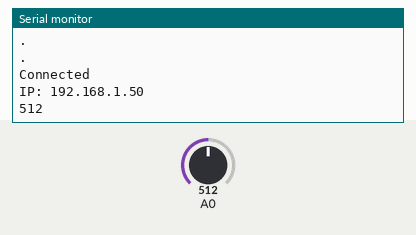
Bench run of a sketch on a simulated ESP8266 (NodeMCU). Shown: the last lines printed to the serial monitor. Inputs (shaded band) come from the test bench; at power-on: A0 = 512. WiFi joins after 1.5 s; servers stay silent unless stated.

Above: at 3.2 s.
3.3 s: A0 set to 716
At 4.7 s:
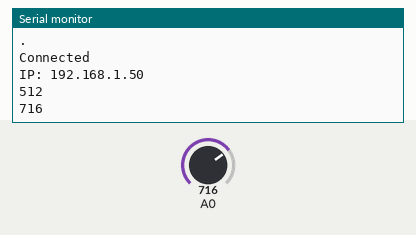
5.1 s: A0 set to 810
At 6.4 s:
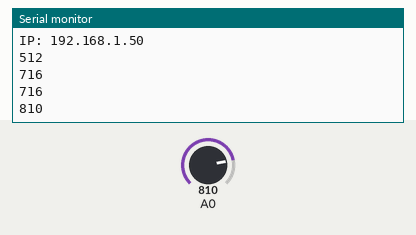
Timing chart, 0 to 8.1 s (numbered marks = the images above; inputs shaded):
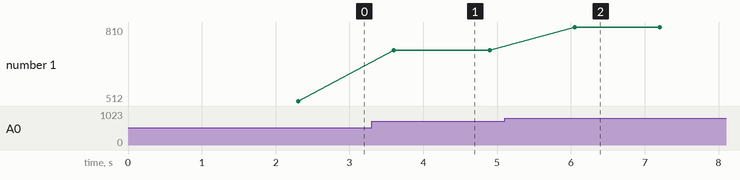

Measured:
- after the input at 3.3 s, the serial monitor: prints a new line after 0.30 s (image 1)
- after the input at 5.1 s, the serial monitor: prints a new line after 0.95 s (image 2)
- plotted number 1: 512 → 716 after the input at 3.3 s, 716 → 810 after the input at 5.1 s

The sketch:

PlasticBucket_Controller.ino
```cpp
#include<ESP8266WiFi.h>
#include<FirebaseArduino.h>
// Import Library ESP8266WiFi กับ FirebaseArduino

//User กับ Pass ของ WIFI เป็น ตัวแปร Pointer ที่เป็น Constant
const char* user = "Username ของ WiFi";
const char* pass = "Password ของ WiFi";

int counter = 0; // ตัวแปรในการนับขวดพลาสติก

//Host ของ Firebase กับ รหัสยืนยันตัวของ Firebase ซึ่งจากที่เห็นนี้เป็น ของ Project Plastic Bucket
#define Firebase_HOST "plasticbucket-cb721.firebaseio.com"
#define Firebase_AUT "wZHkaLYqMN3nTecN0t33Pe8HsANOwk2YYI5jFGig"


// Function Setup WiFi โดยการเชื่อมต่อไปยัง user กับ pass ที่ใส่ในตัวเปร const char* user and const char* pass
void setup_wifi(){

  // set user and pass ของ WIFI
  WiFi.begin(user, pass);

  //ถ้าเชื่อมไม่ติดจะทำการ show '.' ไปจนกว่าจะเชื่อมติด
  while(WiFi.status() != WL_CONNECTED){
    Serial.println(".");
    delay(1000);
  }

  //เชื่อมติด Show ข้อความ 'Connected' และ Show IP
  Serial.println("Connected");
  Serial.print("IP: ");
  Serial.println(WiFi.localIP());
}

//ตั้งค่าต่างๆของ NODEMCU WIFI มีการเรียกการ Connect
void setup() {
  Serial.begin(500000); // กำหนดความเร็วของ NodeMCU ESP8266 WiFi
  setup_wifi();
  Firebase.begin(Firebase_HOST, Firebase_AUT); // เชื่อมต่อ Firebase
}

// ส่วนตรงนี้จะเป็นการทำงานซ้ำๆเรื่อยๆ
void loop() {
  //ตั้งค่า path และ id ที่อยู่บน firebase
  String ID = "ID_01/Value";
  String path = "/NodeMCU/" + ID;


  // อ่านค่าจาก sensor มาเก็บไว้ใน sensor_value
  int sensor_value = analogRead(A0);

  // ถ้าค่าอยู่ระหว่าง 70 ถึง 800 จะถือว่าเป็นขวดพลาสติก
  if(sensor_value >= 70 && sensor_value <= 800){
    counter++; // นับขวดพลาสติกที่ถูกใส่ลงมาเเล้ว
    Firebase.setInt("/NodeMCU/ID_01/Plastic_Bottle", counter); // Set ค่าไปที่ Firebase
  }
  // Set ค่าขึ้นไปบน Firebase ด้วยคำสั่ง Firebase.setInt(ที่อยู่, ค่า);
  Firebase.setInt(path, sensor_value);

  // Show value ผ่านทาง Serial Monitor
  Serial.println(sensor_value);
  delay(1000);// มีการ Delay 1000 millisec หรือ 1 sec เช่น ถ้า 2000 ก็จะเป็น 2 sec


}
```
